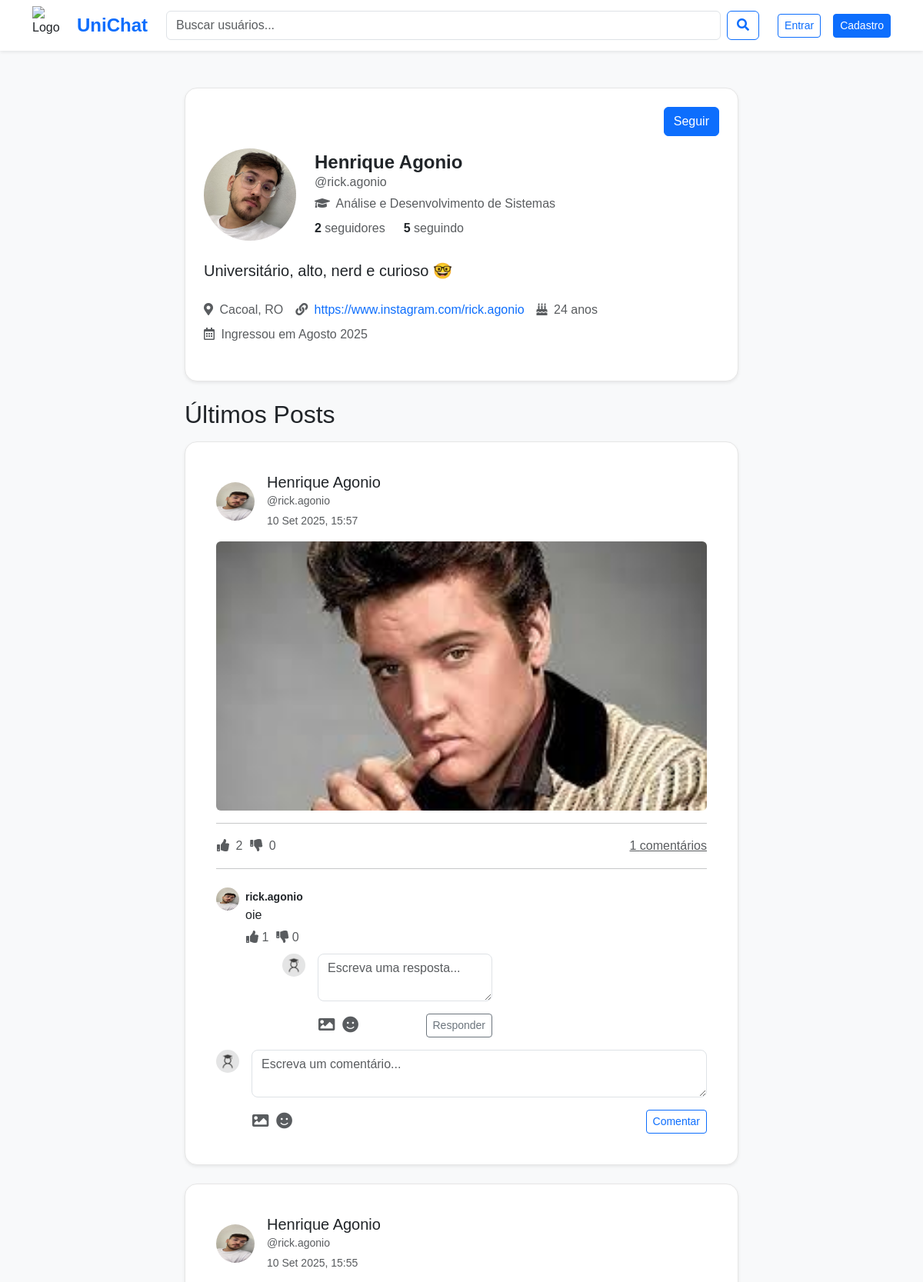
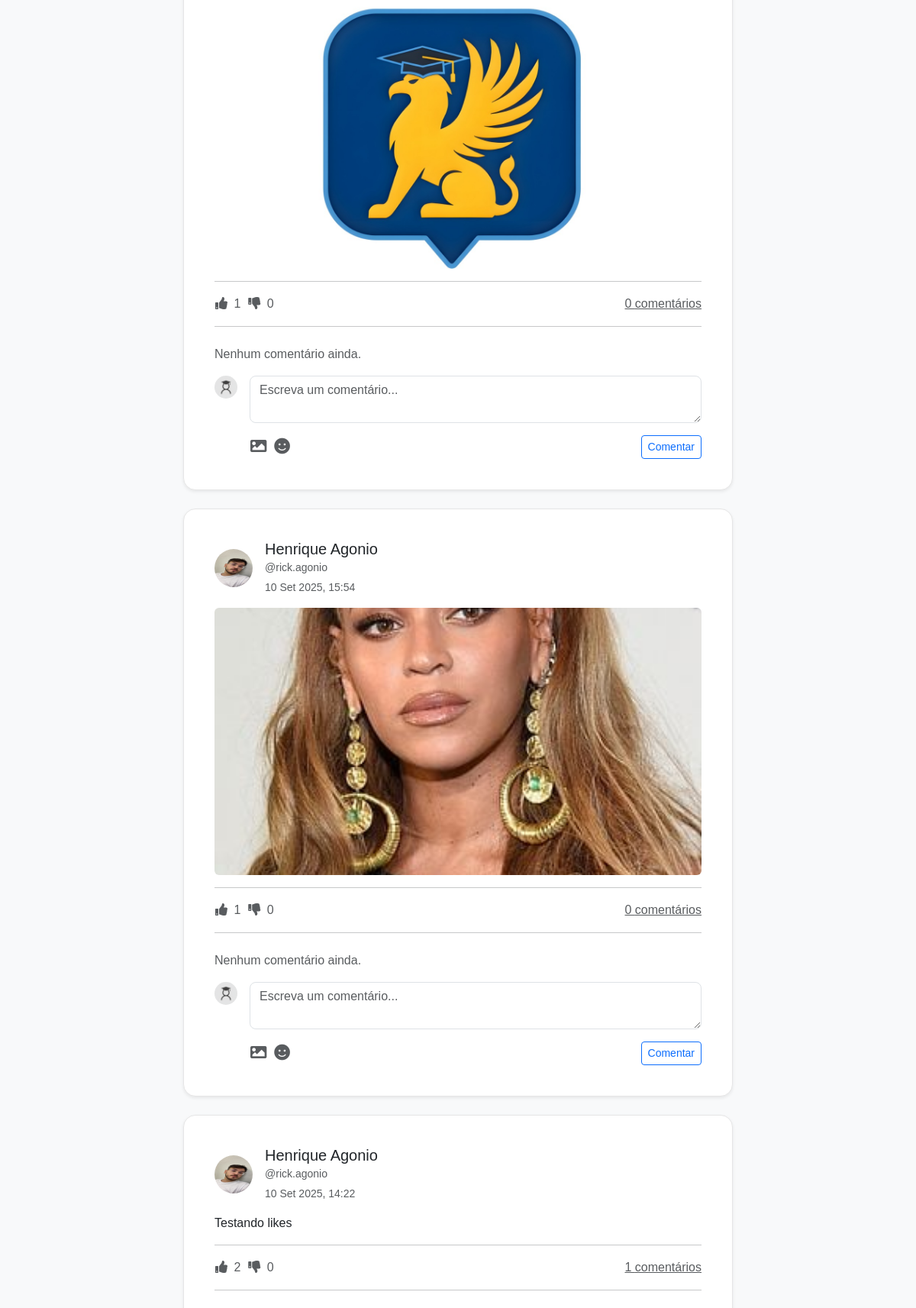
Screenshot of /profile/rick.agonio/ (upper part) with the database file from the repository (2 pictures, top to bottom).
### users/models.py (models this page shows, shortened)
class Profile(models.Model):
    user = models.OneToOneField('auth.User', on_delete=models.CASCADE)
    bio = models.TextField(blank=True)
    avatar = models.ImageField(upload_to='avatars/', blank=True, null=True)
    date_of_birth = models.DateField(null=True, blank=True)
    location = models.CharField(max_length=100, blank=True)
    website = models.URLField(max_length=200, blank=True)
    course = models.ManyToManyField(Course, related_name='students', blank=True)
    following = models.ManyToManyField(User, related_name='followers', symmetrical=False, blank=True)
    is_teacher = models.BooleanField(default=False)

class Course(models.Model):
    name = models.CharField(max_length=100)

### posts/models.py (models this page shows, shortened)
class Post(models.Model):
    author = models.ForeignKey(User, on_delete=models.CASCADE)
    content = models.TextField()
    image = models.ImageField(upload_to='posts/', blank=True, null=True)
    created_at = models.DateTimeField(auto_now_add=True)
    @property
    def likes_count(self):
        return self.votes.filter(vote_type='like').count()
    @property
    def dislikes_count(self):
        return self.votes.filter(vote_type='dislike').count()

class Comment(models.Model):
    post = models.ForeignKey(Post, on_delete=models.CASCADE, related_name='comments')
    author = models.ForeignKey(User, on_delete=models.CASCADE)
    content = models.TextField()
    created_at = models.DateTimeField(auto_now_add=True)
    @property
    def likes_count(self):
        return self.votes.filter(vote_type='like').count()
    @property
    def dislikes_count(self):
        return self.votes.filter(vote_type='dislike').count()

### users/views.py (the view)
# urls.py: path('profile/<str:username>/', views.profile_view, name='profile'),
def profile_view(request, username=None):
    if username is None:
        return redirect('profile', username=request.user.username)
    target_user = get_object_or_404(User, username=username)
    try:
        target_profile = target_user.profile
    except Profile.DoesNotExist:
        target_profile = Profile.objects.create(user=target_user)
    is_following = False
    if request.user.is_authenticated:
        if request.user != target_user:
            is_following = request.user.profile.following.filter(id=target_user.id).exists()
    followers_count = target_user.followers.count()
    following_count = target_profile.following.count()
    age = None
    if target_profile.date_of_birth:
        today = date.today()
        birth_date = target_profile.date_of_birth
        age = today.year - birth_date.year - ((today.month, today.day) < (birth_date.month, birth_date.day))
    posts = Post.objects.filter(
        author=target_user
    ).select_related(
        'author__profile'
    ).prefetch_related(
        'comments__author__profile',
        'comments__replies__author__profile'
    ).order_by('-created_at')
    context = {
        'target_user': target_user,
        'target_profile': target_profile,
        'is_following': is_following,
        'age': age,
        'followers_count': followers_count,
        'following_count': following_count,
        'posts': posts,
    }
    return render(request, 'users/profile.html', context)

### users/templates/users/profile.html (shortened to what this page needs)
{% extends "base.html" %}
{% load static %}
{% block extra_head %}
    <link rel="stylesheet" href="{% static 'users/css/profile.css' %}">
    <link rel="stylesheet" href="https://cdnjs.cloudflare.com/ajax/libs/font-awesome/5.15.4/css/all.min.css">
{% endblock %}
{% block content %}
<div class="container mt-4">
    <div class="row">
        <div class="col-md-8 offset-md-2">
            <div class="card shadow-sm p-4 mb-4">
                <div class="d-flex justify-content-end mb-3">
                    {% if request.user == target_user %}
                        <a href="{% url 'profile_update' %}" class="btn btn-primary">
                            <i class="fas fa-pencil-alt"></i> Editar perfil
                        </a>
                    {% else %}
                        <a href="{% url 'follow_user' username=target_user.username %}" class="btn btn-primary">
                            {% if is_following %}
                                Deixar de Seguir
                            {% else %}
                                Seguir
                            {% endif %}
                        </a>
                    {% endif %}
                </div>
                <div class="d-flex align-items-center mb-4">
                    <div class="me-4">
                        {% if target_profile.avatar %}
                            <img src="{{ target_profile.avatar.url }}" alt="Profile Avatar" class="rounded-circle" style="width: 120px; height: 120px; object-fit: cover;">
                        {% else %}
                            <img src="{% static 'img/default_profile.png' %}" alt="Default Profile" class="rounded-circle" style="width: 120px; height: 120px; object-fit: cover;">
                        {% endif %}
                    </div>
                    <div>
                        <h1 class="h4 fw-bold mb-0">{{ target_user.first_name }} {{ target_user.last_name }}</h1>
                        <p class="text-muted mb-1">@{{ target_user.username }}</p>
                        <div class="d-flex flex-column">
                            {% if target_profile and target_profile.course.exists %}
                                <p class="text-muted mb-0"><i class="fas fa-graduation-cap me-1"></i>
                                    {% for course in target_profile.course.all %}
                                        {{ course.name }}{% if not forloop.last %}, {% endif %}
                                    {% endfor %}
                                </p>
                            {% endif %}
                            <div class="d-flex mt-2">
                                <a href="#" class="me-4 text-decoration-none text-dark" data-bs-toggle="modal" data-bs-target="#followModal" data-list-type="followers">
                                    <span class="fw-bold">{{ followers_count }}</span>
                                    <span class="text-muted">seguidores</span>
                                </a>
                                <a href="#" class="text-decoration-none text-dark" data-bs-toggle="modal" data-bs-target="#followModal" data-list-type="following">
                                    <span class="fw-bold">{{ following_count }}</span>
                                    <span class="text-muted">seguindo</span>
                                </a>
                            </div>
                        </div>
                    </div>
                </div>
                <p class="lead mb-4">{{ target_profile.bio|default:"Nenhuma bio adicionada ainda." }}</p>
                <ul class="list-unstyled d-flex flex-wrap text-muted">
                    {% if target_profile and target_profile.location %}
                    <li class="me-3 mb-2">
                        <i class="fas fa-map-marker-alt me-1"></i> {{ target_profile.location }}
                    </li>
                    {% endif %}
                    {% if target_profile and target_profile.website %}
                    <li class="me-3 mb-2">
                        <i class="fas fa-link me-1"></i> <a href="{{ target_profile.website }}" class="text-decoration-none">{{ target_profile.website }}</a>
                    </li>
                    {% endif %}
                    {% if age is not None %}
                    <li class="me-3 mb-2">
                        <i class="fas fa-birthday-cake me-1"></i> {{ age }} anos
                    </li>
                    {% endif %}
                    <li class="me-3 mb-2">
                        <i class="far fa-calendar-alt me-1"></i> Ingressou em {{ target_user.date_joined|date:"F Y" }}
                    </li>
                </ul>
            </div>
            <div class="posts-section mt-4">
                <h2 class="mb-3">Últimos Posts</h2>
                {% for post in posts %}
                    {% include "posts/post_card.html" %}
                {% empty %}
                    <p>Nenhum post ainda.</p>
                {% endfor %}
            </div>
            </div>
    </div>
</div>
{% endblock %}

### posts/templates/posts/post_card.html (shortened to what this page needs)
{% load static %}
<div class="card mb-4 shadow-sm">
    <div class="card-body">
        <a href="{% url 'profile' username=post.author.username %}" class="d-flex align-items-center mb-3 text-decoration-none text-dark">
            <img src="{% if post.author.profile.avatar %}{{ post.author.profile.avatar.url }}{% else %}{% static 'img/default_profile.png' %}{% endif %}"
            class="rounded-circle me-3"
            width="50"
            height="50" alt="Avatar">
            <div>
                <h5 class="mb-0">{{ post.author.first_name }} {{ post.author.last_name }}</h5>
                {% if post.author.profile.is_teacher %}
                    <small class="text-muted">@{{ post.author.username }} <span class="badge bg-info text-white fw-normal ms-1">Professor</span></small>
                {% else %}
                    <small class="text-muted">@{{ post.author.username }}</small>
                {% endif %}
                <small class="text-muted d-block mt-1">{{ post.created_at|date:"d M Y, H:i" }}</small>
            </div>
        </a>
        <p>{{ post.content }}</p>
        {% if post.image %}
    <div style="height: 350px; overflow: hidden; margin-bottom: 1rem;">
        <img
            src="{{ post.image.url }}"
            class="img-fluid rounded post-image"
            alt="Imagem do Post"
            style="width: 100%; height: 100%; object-fit: cover;"
        >
    </div>
{% endif %}
        <hr>
        <div class="d-flex justify-content-between align-items-center">
            <div class="d-flex align-items-center post-vote-container">
                <a href="{% url 'posts:vote_post' post.id 'like' %}" class="btn btn-link p-0 text-decoration-none text-muted me-2 btn-like-post">
                    <i class="fas fa-thumbs-up"></i>
                    <span class="ms-1 likes-count">{{ post.likes_count }}</span>
                </a>
                <a href="{% url 'posts:vote_post' post.id 'dislike' %}" class="btn btn-link p-0 text-decoration-none text-muted btn-dislike-post">
                    <i class="fas fa-thumbs-down"></i>
                    <span class="ms-1 dislikes-count">{{ post.dislikes_count }}</span>
                </a>
            </div>
            <div>
                <a href="#" class="text-muted">{{ post.comments.count }} comentários</a>
            </div>
        </div>
        <hr>
        <div class="comments-section mt-4">
            {% for comment in post.comments.all %}
                {% include "posts/comment_card.html" with comment=comment %}
            {% empty %}
                <p class="text-muted">Nenhum comentário ainda.</p>
            {% endfor %}
            <form action="{% url 'posts:add_comment_to_post' post.id %}" method="post" enctype="multipart/form-data" class="mt-3">
                <div class="d-flex align-items-start">
                    {% if request.user.profile.avatar %}
                        <img src="{{ request.user.profile.avatar.url }}" class="rounded-circle me-3" width="30" height="30" alt="Avatar">
                    {% else %}
                        <img src="{% static 'img/default_profile.png' %}" class="rounded-circle me-3" width="30" height="30" alt="Default Avatar">
                    {% endif %}
                    <div class="flex-grow-1">
                        <div class="mb-3">
                            <textarea class="form-control" name="content" rows="2" placeholder="Escreva um comentário..."></textarea>
                        </div>
                        <div class="d-flex justify-content-between align-items-center">
                            <div class="d-flex align-items-center position-relative">
                                <label for="id_image_comment_{{ post.id }}" class="btn btn-link p-0 me-2 text-decoration-none text-muted">
                                    <i class="fas fa-image fa-lg"></i>
                                </label>
                                <button type="button" class="btn btn-link p-0 text-decoration-none text-muted emoji-button">
                                    <i class="fas fa-smile fa-lg"></i>
                                </button>
                            </div>
                            <button type="submit" class="btn btn-sm btn-outline-primary">Comentar</button>
                        </div>
                    </div>
                </div>
            </form>
        </div>
    </div>
</div>

### posts/templates/posts/comment_card.html (shortened to what this page needs)
{% load static %}
<div class="d-flex mb-3">
    <img src="{% if comment.author.profile.avatar %}{{ comment.author.profile.avatar.url }}{% else %}{% static 'img/default_profile.png' %}{% endif %}" class="rounded-circle me-2" width="30" height="30" alt="Avatar Comentário">
    <div>
        <a href="{% url 'profile' username=comment.author.username %}" class="text-decoration-none text-dark">
            <small class="fw-bold">{{ comment.author.username }}</small>
        </a>
        <p class="mb-0">{{ comment.content }}</p>
        <div class="d-flex align-items-center mt-1 comment-vote-container">
            <a href="{% url 'posts:vote_comment' comment.id 'like' %}" class="btn btn-link p-0 text-decoration-none text-muted me-2 btn-like-comment">
                <i class="fas fa-thumbs-up"></i>
                <span class="likes-count">{{ comment.likes_count }}</span>
            </a>
            <a href="{% url 'posts:vote_comment' comment.id 'dislike' %}" class="btn btn-link p-0 text-decoration-none text-muted btn-dislike-comment">
                <i class="fas fa-thumbs-down"></i>
                <span class="dislikes-count">{{ comment.dislikes_count }}</span>
            </a>
        </div>
        <div class="ms-5">
            <form action="{% url 'posts:add_reply_to_comment' comment.id %}" method="post" enctype="multipart/form-data" class="mt-2">
                <div class="d-flex align-items-start">
                    {% if request.user.profile.avatar %}
                        <img src="{{ request.user.profile.avatar.url }}" class="rounded-circle me-3" width="30" height="30" alt="Avatar">
                    {% else %}
                        <img src="{% static 'img/default_profile.png' %}" class="rounded-circle me-3" width="30" height="30" alt="Default Avatar">
                    {% endif %}
                    <div class="flex-grow-1">
                        <div class="mb-3">
                            <textarea class="form-control" name="content" rows="2" placeholder="Escreva uma resposta..."></textarea>
                        </div>
                        <div class="d-flex justify-content-between align-items-center">
                            <div class="d-flex align-items-center position-relative">
                                <label for="id_image_reply_{{ comment.id }}" class="btn btn-link p-0 me-2 text-decoration-none text-muted">
                                    <i class="fas fa-image fa-lg"></i>
                                </label>
                                <button type="button" class="btn btn-link p-0 text-decoration-none text-muted emoji-button">
                                    <i class="fas fa-smile fa-lg"></i>
                                </button>
                            </div>
                            <button type="submit" class="btn btn-sm btn-outline-secondary">Responder</button>
                        </div>
                    </div>
                </div>
            </form>
        </div>
    </div>
</div>

### core/static/chat.css (style rules this page uses)
:root { --cor-primaria: #0a4ebd; --cor-primaria-hover: #083d9b; --cor-fundo: #f0f2f5; --cor-fundo-form: #ffffff; --cor-fundo-ponto: rgba(0, 0, 0, 0.08); }

### core/static/base.css (style rules this page uses)
body { background-color: #f8f9fa; font-family: 'Arial', sans-serif; color: #212529; }
.btn-primary { background-color: #0d6efd; border-color: #0d6efd; transition: background-color 0.3s ease; }
.btn-outline-primary { color: #0d6efd; border-color: #0d6efd; }
.card { border-radius: 16px; background: #ffffff; border: 1px solid #e6e6e6; padding: 1.5rem; }
form input, form select, form textarea { border-radius: 8px !important; }

### rows the page displays
Profile: avatar (picture), bio "Universitário, alto, nerd e curioso 🤓", location "Cacoal, RO", website "https://www.instagram.com/rick.agonio"
Course: name "Análise e Desenvolvimento de Sistemas"
Post: author.avatar (picture), author.first_name "Henrique", author.last_name "Agonio", author.username "rick.agonio", created_at "10 Set 2025, 15:57", image (picture), likes_count "2", dislikes_count "0", comments.count "1"
Comment: author.avatar (picture), author.username "rick.agonio", content "oie", likes_count "1", dislikes_count "0"
Post: author.avatar (picture), author.first_name "Henrique", author.last_name "Agonio", author.username "rick.agonio", created_at "10 Set 2025, 15:55", image (picture), likes_count "1", dislikes_count "0", comments.count "0"
Post: author.avatar (picture), author.first_name "Henrique", author.last_name "Agonio", author.username "rick.agonio", created_at "10 Set 2025, 15:54", image (picture), likes_count "1", dislikes_count "0", comments.count "0"
Post: author.avatar (picture), author.first_name "Henrique", author.last_name "Agonio", author.username "rick.agonio", created_at "10 Set 2025, 14:22", content "Testando likes", likes_count "2", dislikes_count "0", comments.count "1"

### other values shown
{{ target_user.first_name }} "Henrique"
{{ target_user.last_name }} "Agonio"
{{ target_user.username }} "rick.agonio"
{{ followers_count }} "2"
{{ following_count }} "5"
{{ age }} "24"
{{ target_user.date_joined|date:"F Y" }} "Agosto 2025"
